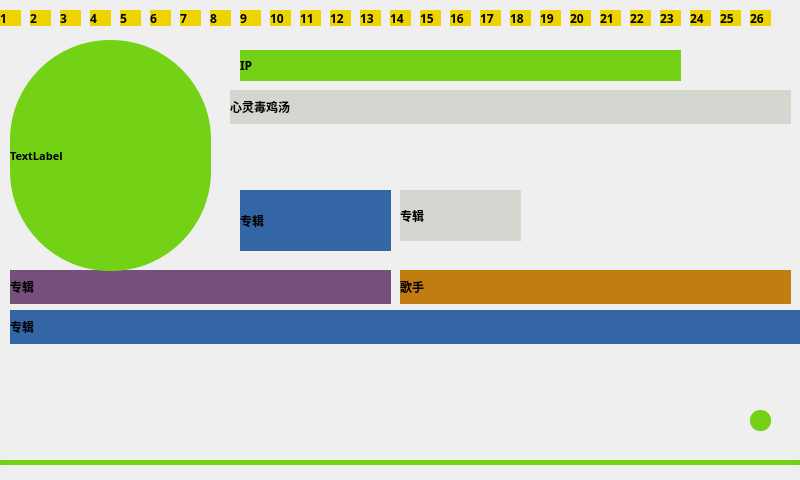
<?xml version="1.0" encoding="UTF-8"?>
<ui version="4.0">
 <class>MainWindow</class>
 <widget class="QMainWindow" name="MainWindow">
  <property name="geometry">
   <rect>
    <x>0</x>
    <y>0</y>
    <width>800</width>
    <height>480</height>
   </rect>
  </property>
  <property name="font">
   <font>
    <family>TakaoPGothic</family>
    <weight>75</weight>
    <bold>true</bold>
   </font>
  </property>
  <property name="windowTitle">
   <string>MainWindow</string>
  </property>
  <property name="styleSheet">
   <string notr="true"/>
  </property>
  <widget class="QWidget" name="centralWidget">
   <widget class="QLabel" name="label_artist">
    <property name="geometry">
     <rect>
      <x>400</x>
      <y>270</y>
      <width>391</width>
      <height>34</height>
     </rect>
    </property>
    <property name="styleSheet">
     <string notr="true">background-color: rgb(193, 125, 17);</string>
    </property>
    <property name="text">
     <string>歌手 </string>
    </property>
   </widget>
   <widget class="QLabel" name="label_aumble">
    <property name="geometry">
     <rect>
      <x>10</x>
      <y>270</y>
      <width>381</width>
      <height>34</height>
     </rect>
    </property>
    <property name="styleSheet">
     <string notr="true">font: 11pt &quot;Ubuntu Condensed&quot;;
background-color: rgb(117, 80, 123);</string>
    </property>
    <property name="text">
     <string>专辑  </string>
    </property>
   </widget>
   <widget class="QLabel" name="label_title">
    <property name="geometry">
     <rect>
      <x>10</x>
      <y>310</y>
      <width>801</width>
      <height>34</height>
     </rect>
    </property>
    <property name="styleSheet">
     <string notr="true">background-color: rgb(52, 101, 164);</string>
    </property>
    <property name="text">
     <string>专辑  </string>
    </property>
   </widget>
   <widget class="QLabel" name="label_position">
    <property name="geometry">
     <rect>
      <x>400</x>
      <y>190</y>
      <width>121</width>
      <height>51</height>
     </rect>
    </property>
    <property name="styleSheet">
     <string notr="true">background-color: rgb(211, 215, 207);</string>
    </property>
    <property name="text">
     <string>专辑  </string>
    </property>
   </widget>
   <widget class="QLabel" name="label_duration">
    <property name="geometry">
     <rect>
      <x>240</x>
      <y>190</y>
      <width>151</width>
      <height>61</height>
     </rect>
    </property>
    <property name="styleSheet">
     <string notr="true">background-color: rgb(52, 101, 164);</string>
    </property>
    <property name="text">
     <string>专辑  </string>
    </property>
   </widget>
   <widget class="QLabel" name="label_soulwords">
    <property name="geometry">
     <rect>
      <x>230</x>
      <y>90</y>
      <width>561</width>
      <height>34</height>
     </rect>
    </property>
    <property name="styleSheet">
     <string notr="true">background-color: rgb(211, 215, 207);
font: 75 11pt &quot;Ubuntu Condensed&quot;;</string>
    </property>
    <property name="text">
     <string>心灵毒鸡汤</string>
    </property>
   </widget>
   <widget class="QLabel" name="label_IP">
    <property name="geometry">
     <rect>
      <x>240</x>
      <y>50</y>
      <width>441</width>
      <height>31</height>
     </rect>
    </property>
    <property name="styleSheet">
     <string notr="true">background-color: rgb(115, 210, 22);</string>
    </property>
    <property name="text">
     <string>IP</string>
    </property>
   </widget>
   <widget class="QLabel" name="label_weather">
    <property name="geometry">
     <rect>
      <x>10</x>
      <y>40</y>
      <width>201</width>
      <height>231</height>
     </rect>
    </property>
    <property name="font">
     <font>
      <family>Ubuntu Condensed</family>
      <pointsize>8</pointsize>
      <weight>75</weight>
      <bold>true</bold>
     </font>
    </property>
    <property name="autoFillBackground">
     <bool>false</bool>
    </property>
    <property name="styleSheet">
     <string notr="true">background-color: rgb(115, 210, 22);border-radius:100px;</string>
    </property>
    <property name="text">
     <string>TextLabel</string>
    </property>
    <property name="wordWrap">
     <bool>true</bool>
    </property>
   </widget>
   <widget class="QLabel" name="label">
    <property name="geometry">
     <rect>
      <x>0</x>
      <y>10</y>
      <width>21</width>
      <height>16</height>
     </rect>
    </property>
    <property name="styleSheet">
     <string notr="true">background-color: rgb(237, 212, 0);</string>
    </property>
    <property name="text">
     <string>1</string>
    </property>
   </widget>
   <widget class="QLabel" name="label_2">
    <property name="geometry">
     <rect>
      <x>30</x>
      <y>10</y>
      <width>21</width>
      <height>16</height>
     </rect>
    </property>
    <property name="styleSheet">
     <string notr="true">background-color: rgb(237, 212, 0);</string>
    </property>
    <property name="text">
     <string>2</string>
    </property>
   </widget>
   <widget class="QLabel" name="label_3">
    <property name="geometry">
     <rect>
      <x>60</x>
      <y>10</y>
      <width>21</width>
      <height>16</height>
     </rect>
    </property>
    <property name="styleSheet">
     <string notr="true">background-color: rgb(237, 212, 0);</string>
    </property>
    <property name="text">
     <string>3</string>
    </property>
   </widget>
   <widget class="QLabel" name="label_4">
    <property name="geometry">
     <rect>
      <x>90</x>
      <y>10</y>
      <width>21</width>
      <height>16</height>
     </rect>
    </property>
    <property name="styleSheet">
     <string notr="true">background-color: rgb(237, 212, 0);</string>
    </property>
    <property name="text">
     <string>4</string>
    </property>
   </widget>
   <widget class="QLabel" name="label_5">
    <property name="geometry">
     <rect>
      <x>120</x>
      <y>10</y>
      <width>21</width>
      <height>16</height>
     </rect>
    </property>
    <property name="styleSheet">
     <string notr="true">background-color: rgb(237, 212, 0);</string>
    </property>
    <property name="text">
     <string>5</string>
    </property>
   </widget>
   <widget class="QLabel" name="label_6">
    <property name="geometry">
     <rect>
      <x>150</x>
      <y>10</y>
      <width>21</width>
      <height>16</height>
     </rect>
    </property>
    <property name="styleSheet">
     <string notr="true">background-color: rgb(237, 212, 0);</string>
    </property>
    <property name="text">
     <string>6</string>
    </property>
   </widget>
   <widget class="QLabel" name="label_7">
    <property name="geometry">
     <rect>
      <x>180</x>
      <y>10</y>
      <width>21</width>
      <height>16</height>
     </rect>
    </property>
    <property name="styleSheet">
     <string notr="true">background-color: rgb(237, 212, 0);</string>
    </property>
    <property name="text">
     <string>7</string>
    </property>
   </widget>
   <widget class="QLabel" name="label_8">
    <property name="geometry">
     <rect>
      <x>210</x>
      <y>10</y>
      <width>21</width>
      <height>16</height>
     </rect>
    </property>
    <property name="styleSheet">
     <string notr="true">background-color: rgb(237, 212, 0);</string>
    </property>
    <property name="text">
     <string>8</string>
    </property>
   </widget>
   <widget class="QLabel" name="label_9">
    <property name="geometry">
     <rect>
      <x>240</x>
      <y>10</y>
      <width>21</width>
      <height>16</height>
     </rect>
    </property>
    <property name="styleSheet">
     <string notr="true">background-color: rgb(237, 212, 0);</string>
    </property>
    <property name="text">
     <string>9</string>
    </property>
   </widget>
   <widget class="QLabel" name="label_10">
    <property name="geometry">
     <rect>
      <x>270</x>
      <y>10</y>
      <width>21</width>
      <height>16</height>
     </rect>
    </property>
    <property name="styleSheet">
     <string notr="true">background-color: rgb(237, 212, 0);</string>
    </property>
    <property name="text">
     <string>10</string>
    </property>
   </widget>
   <widget class="QLabel" name="label_11">
    <property name="geometry">
     <rect>
      <x>300</x>
      <y>10</y>
      <width>21</width>
      <height>16</height>
     </rect>
    </property>
    <property name="styleSheet">
     <string notr="true">background-color: rgb(237, 212, 0);</string>
    </property>
    <property name="text">
     <string>11</string>
    </property>
   </widget>
   <widget class="QLabel" name="label_12">
    <property name="geometry">
     <rect>
      <x>330</x>
      <y>10</y>
      <width>21</width>
      <height>16</height>
     </rect>
    </property>
    <property name="styleSheet">
     <string notr="true">background-color: rgb(237, 212, 0);</string>
    </property>
    <property name="text">
     <string>12</string>
    </property>
   </widget>
   <widget class="QLabel" name="label_13">
    <property name="geometry">
     <rect>
      <x>360</x>
      <y>10</y>
      <width>21</width>
      <height>16</height>
     </rect>
    </property>
    <property name="styleSheet">
     <string notr="true">background-color: rgb(237, 212, 0);</string>
    </property>
    <property name="text">
     <string>13</string>
    </property>
   </widget>
   <widget class="QLabel" name="label_14">
    <property name="geometry">
     <rect>
      <x>420</x>
      <y>10</y>
      <width>21</width>
      <height>16</height>
     </rect>
    </property>
    <property name="styleSheet">
     <string notr="true">background-color: rgb(237, 212, 0);</string>
    </property>
    <property name="text">
     <string>15</string>
    </property>
   </widget>
   <widget class="QLabel" name="label_15">
    <property name="geometry">
     <rect>
      <x>390</x>
      <y>10</y>
      <width>21</width>
      <height>16</height>
     </rect>
    </property>
    <property name="styleSheet">
     <string notr="true">background-color: rgb(237, 212, 0);</string>
    </property>
    <property name="text">
     <string>14</string>
    </property>
   </widget>
   <widget class="QLabel" name="label_16">
    <property name="geometry">
     <rect>
      <x>450</x>
      <y>10</y>
      <width>21</width>
      <height>16</height>
     </rect>
    </property>
    <property name="styleSheet">
     <string notr="true">background-color: rgb(237, 212, 0);</string>
    </property>
    <property name="text">
     <string>16</string>
    </property>
   </widget>
   <widget class="QLabel" name="label_17">
    <property name="geometry">
     <rect>
      <x>480</x>
      <y>10</y>
      <width>21</width>
      <height>16</height>
     </rect>
    </property>
    <property name="styleSheet">
     <string notr="true">background-color: rgb(237, 212, 0);</string>
    </property>
    <property name="text">
     <string>17</string>
    </property>
   </widget>
   <widget class="QLabel" name="label_18">
    <property name="geometry">
     <rect>
      <x>510</x>
      <y>10</y>
      <width>21</width>
      <height>16</height>
     </rect>
    </property>
    <property name="styleSheet">
     <string notr="true">background-color: rgb(237, 212, 0);</string>
    </property>
    <property name="text">
     <string>18</string>
    </property>
   </widget>
   <widget class="QLabel" name="label_19">
    <property name="geometry">
     <rect>
      <x>540</x>
      <y>10</y>
      <width>21</width>
      <height>16</height>
     </rect>
    </property>
    <property name="styleSheet">
     <string notr="true">background-color: rgb(237, 212, 0);</string>
    </property>
    <property name="text">
     <string>19</string>
    </property>
   </widget>
   <widget class="QLabel" name="label_20">
    <property name="geometry">
     <rect>
      <x>570</x>
      <y>10</y>
      <width>21</width>
      <height>16</height>
     </rect>
    </property>
    <property name="styleSheet">
     <string notr="true">background-color: rgb(237, 212, 0);</string>
    </property>
    <property name="text">
     <string>20</string>
    </property>
   </widget>
   <widget class="QLabel" name="label_21">
    <property name="geometry">
     <rect>
      <x>600</x>
      <y>10</y>
      <width>21</width>
      <height>16</height>
     </rect>
    </property>
    <property name="styleSheet">
     <string notr="true">background-color: rgb(237, 212, 0);</string>
    </property>
    <property name="text">
     <string>21</string>
    </property>
   </widget>
   <widget class="QLabel" name="label_22">
    <property name="geometry">
     <rect>
      <x>630</x>
      <y>10</y>
      <width>21</width>
      <height>16</height>
     </rect>
    </property>
    <property name="styleSheet">
     <string notr="true">background-color: rgb(237, 212, 0);</string>
    </property>
    <property name="text">
     <string>22</string>
    </property>
   </widget>
   <widget class="QLabel" name="label_23">
    <property name="geometry">
     <rect>
      <x>660</x>
      <y>10</y>
      <width>21</width>
      <height>16</height>
     </rect>
    </property>
    <property name="styleSheet">
     <string notr="true">background-color: rgb(237, 212, 0);</string>
    </property>
    <property name="text">
     <string>23</string>
    </property>
   </widget>
   <widget class="QLabel" name="label_24">
    <property name="geometry">
     <rect>
      <x>690</x>
      <y>10</y>
      <width>21</width>
      <height>16</height>
     </rect>
    </property>
    <property name="styleSheet">
     <string notr="true">background-color: rgb(237, 212, 0);</string>
    </property>
    <property name="text">
     <string>24</string>
    </property>
   </widget>
   <widget class="QLabel" name="label_25">
    <property name="geometry">
     <rect>
      <x>720</x>
      <y>10</y>
      <width>21</width>
      <height>16</height>
     </rect>
    </property>
    <property name="styleSheet">
     <string notr="true">background-color: rgb(237, 212, 0);</string>
    </property>
    <property name="text">
     <string>25</string>
    </property>
   </widget>
   <widget class="QLabel" name="label_26">
    <property name="geometry">
     <rect>
      <x>750</x>
      <y>10</y>
      <width>21</width>
      <height>16</height>
     </rect>
    </property>
    <property name="styleSheet">
     <string notr="true">background-color: rgb(237, 212, 0);</string>
    </property>
    <property name="text">
     <string>26</string>
    </property>
   </widget>
   <widget class="QLabel" name="label_progressbar_back">
    <property name="geometry">
     <rect>
      <x>0</x>
      <y>460</y>
      <width>800</width>
      <height>5</height>
     </rect>
    </property>
    <property name="styleSheet">
     <string notr="true">background-color: rgb(136, 138, 133);</string>
    </property>
    <property name="text">
     <string/>
    </property>
   </widget>
   <widget class="QLabel" name="label_progressbar_up">
    <property name="geometry">
     <rect>
      <x>0</x>
      <y>460</y>
      <width>800</width>
      <height>5</height>
     </rect>
    </property>
    <property name="styleSheet">
     <string notr="true">background-color: rgb(115, 210, 22);
border-radius:2px;</string>
    </property>
    <property name="text">
     <string/>
    </property>
   </widget>
   <widget class="QLabel" name="label_progressbar_point">
    <property name="geometry">
     <rect>
      <x>750</x>
      <y>410</y>
      <width>21</width>
      <height>21</height>
     </rect>
    </property>
    <property name="styleSheet">
     <string notr="true">background-color: rgb(115, 210, 22);
border-radius:10px;</string>
    </property>
    <property name="text">
     <string/>
    </property>
   </widget>
   <zorder>label_artist</zorder>
   <zorder>label_aumble</zorder>
   <zorder>label_position</zorder>
   <zorder>label_duration</zorder>
   <zorder>label_soulwords</zorder>
   <zorder>label_IP</zorder>
   <zorder>label_weather</zorder>
   <zorder>label</zorder>
   <zorder>label_2</zorder>
   <zorder>label_3</zorder>
   <zorder>label_4</zorder>
   <zorder>label_5</zorder>
   <zorder>label_6</zorder>
   <zorder>label_7</zorder>
   <zorder>label_8</zorder>
   <zorder>label_9</zorder>
   <zorder>label_10</zorder>
   <zorder>label_11</zorder>
   <zorder>label_12</zorder>
   <zorder>label_13</zorder>
   <zorder>label_14</zorder>
   <zorder>label_15</zorder>
   <zorder>label_16</zorder>
   <zorder>label_17</zorder>
   <zorder>label_18</zorder>
   <zorder>label_19</zorder>
   <zorder>label_20</zorder>
   <zorder>label_21</zorder>
   <zorder>label_22</zorder>
   <zorder>label_23</zorder>
   <zorder>label_24</zorder>
   <zorder>label_25</zorder>
   <zorder>label_26</zorder>
   <zorder>label_title</zorder>
   <zorder>label_progressbar_back</zorder>
   <zorder>label_progressbar_point</zorder>
   <zorder>label_progressbar_up</zorder>
  </widget>
 </widget>
 <layoutdefault spacing="6" margin="11"/>
 <resources/>
 <connections/>
</ui>
